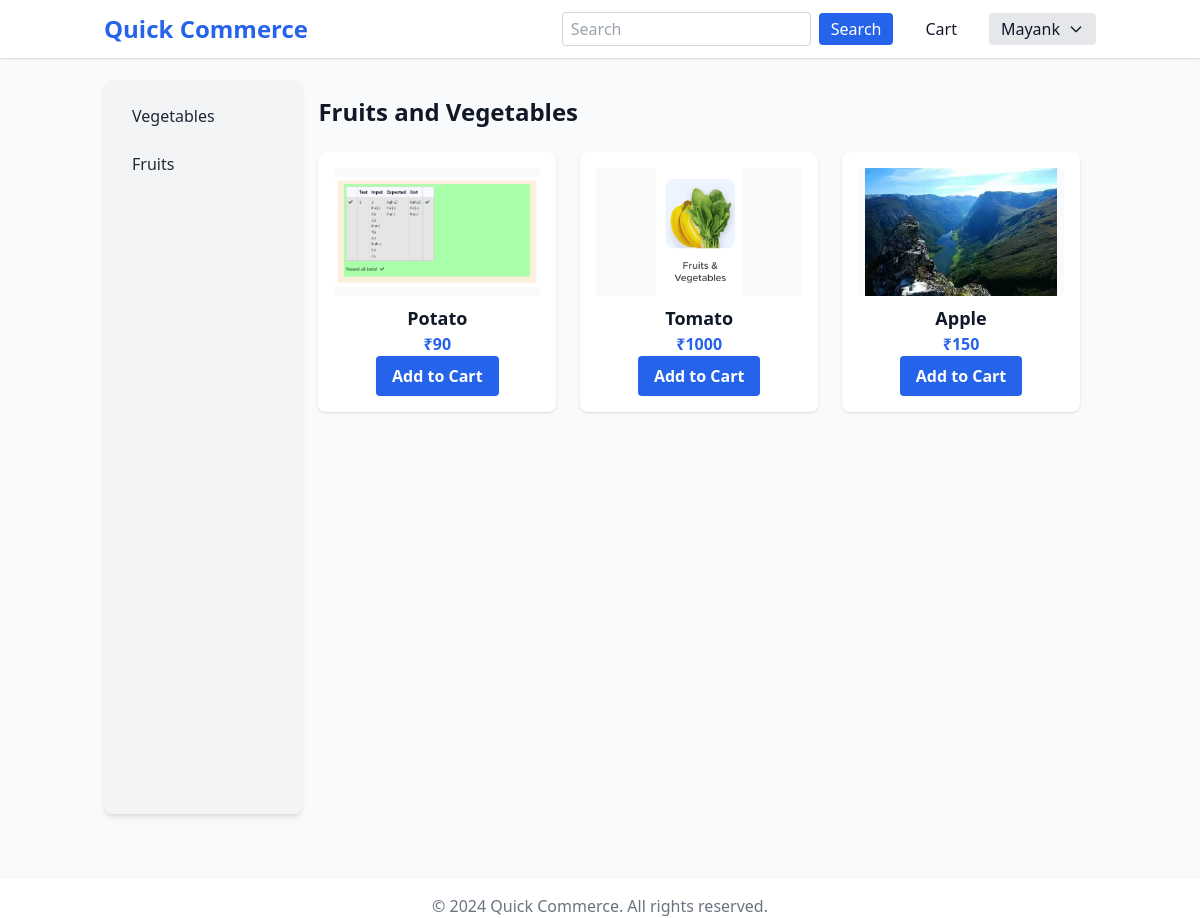
Screenshot of /products/category/1/ (signed in) with the database file from the repository.
### products/models.py (models this page shows, shortened)
class Product_subcategory(models.Model):
    category = models.ForeignKey(Product_category,on_delete=models.CASCADE)
    title = models.CharField(max_length=256)

class Product_category(models.Model):
    title = models.CharField(max_length=256)
    image = models.ImageField(upload_to="category_images",null=True)

class Product(models.Model):
    subcategory = models.ForeignKey(Product_subcategory, on_delete=models.SET_DEFAULT, default=get_default_subcategory)
    title = models.CharField(max_length=1000)
    desc = models.TextField()
    price = models.IntegerField()
    image = models.ImageField(upload_to="product_images",null=True)

### seller/models.py (models this page shows, shortened)
class Inventory(models.Model):
    dark_store = models.ForeignKey(Dark_Store,on_delete=models.CASCADE)
    product = models.ForeignKey(Product, on_delete=models.CASCADE)
    stock = models.IntegerField()

### products/views.py (the view)
# urls.py: path("category/<int:categoryid>/",views.category_products,name="category_page"),
def category_products(request,categoryid):
    print(request.user.is_anonymous)
    darkstore = Dark_Store.objects.filter(pk = request.session.get('location')).first() if request.user.is_anonymous else Customer.objects.filter(user=request.user).first().dark_store
    subcategories = Product_subcategory.objects.filter(category__id = categoryid)
    products_list = []
    for subcategory in subcategories:
        inventories = Inventory.objects.filter(dark_store = darkstore,product__subcategory = subcategory)
        if inventories:
            products_list+=[[subcategory,inventories]]
    return render(request,"products/category.html",{"products_list":products_list})

### cart/templatetags/custom_tags.py (called while the page is built)
@register.simple_tag(takes_context=True)
def is_in_cart(context,productid):
    inst = Cart_Item.objects.filter(user = context['request'].user, product_id = productid).first()
    if inst:
        return inst
    else:
        return False

@register.simple_tag(takes_context=True)
def cart_count(context):
    inst = Cart_Item.objects.filter(user = context['request'].user)
    count = 0
    for item in inst:
        count += item.quantity  # Sum the quantity of each item
    return count

### templates/products/category.html (shortened to what this page needs)
{% extends "base.html" %}
{% block content %}
<div class="flex flex-col md:flex-row w-full">
    <aside class="md:w-1/5 w-full bg-gray-100 dark:bg-gray-800 p-4 sticky top-20 h-fit md:h-[80vh] rounded-lg shadow-md">
        <ul class="space-y-2">
            {% for subcategory,inventories in products_list %}
                <li class="">
                    <a href="#{{subcategory.id}}" class="block px-3 py-2 rounded-lg hover:bg-blue-100 dark:hover:bg-blue-900 transition-colors text-gray-800 dark:text-gray-100 font-medium">{{subcategory.title}}</a>
                </li>
            {% endfor %}
        </ul>
    </aside>
    <section class="md:w-4/5 w-full p-4">
        <h2 class="text-2xl font-bold mb-6" id="category-title">{{products_list.0.0.category.title}}</h2>
        <div class="grid grid-cols-1 sm:grid-cols-2 md:grid-cols-3 gap-6" id="product-list">
            {% for subcategory,inventories in products_list %}
                {% for inventory in inventories %}
                <div class="bg-white dark:bg-gray-900 rounded-lg shadow p-4 flex flex-col items-center">
                    <a href="{% url 'product_page' inventory.product.id %}" class="w-full flex flex-col items-center">
                        <img src="{{inventory.product.image.url}}" alt="{{inventory.product.title}}" class="w-full h-32 object-contain rounded mb-2 bg-gray-50 dark:bg-gray-800" />
                        <p class="font-semibold text-lg text-center">{{inventory.product.title}}</p>
                        <p class="text-blue-600 dark:text-blue-400 font-bold">₹{{inventory.product.price}}</p>
                    </a>
                    {% with product=inventory.product %}
                        {% include "components/add_to_cart_button.html" %}
                    {% endwith %}
                </div>
                {% endfor %}
            {% endfor %}
        </div>
    </section>
</div>
{% endblock %}

### templates/base.html (shortened to what this page needs)
{% load custom_tags %}
<!DOCTYPE html>
<html lang="en" x-data="{ darkMode: localStorage.getItem('darkMode') === 'true', mobileMenu: false }" x-init="$watch('darkMode', val => localStorage.setItem('darkMode', val))" :class="{ 'dark': darkMode }">
<head>
    <script src="https://cdn.tailwindcss.com"></script>
</head>
<body class="bg-gray-50 dark:bg-gray-900 text-gray-900 dark:text-gray-100 min-h-screen flex flex-col">
    <nav class="bg-white dark:bg-gray-800 shadow fixed top-0 left-0 w-full z-50">
        <div class="container mx-auto px-4 py-3 flex justify-between items-center">
            <a href="/" class="text-2xl font-bold text-blue-600 dark:text-blue-400">Quick Commerce</a>
            <div class="hidden md:flex items-center gap-4">
                <form class="flex items-center" role="search" method="GET" action="{% url 'search' %}">
                    <input class="rounded px-2 py-1 border border-gray-300 dark:bg-gray-700 dark:text-gray-100" type="search" placeholder="Search" aria-label="Search" name="searchvalue">
                    <button class="ml-2 px-3 py-1 bg-blue-600 text-white rounded hover:bg-blue-700 transition" type="submit">Search</button>
                </form>
                {% if user.is_authenticated %}
                    {% cart_count as count %}
                {% endif %}
                <div class="relative flex flex-col items-center ml-4">
                    <a href="/cart/" class="hover:text-blue-500 dark:hover:text-blue-300 relative">
                        Cart
                    </a>
                </div>
                {% if user.is_authenticated %}
                <div class="relative group ml-4" x-data="{ open: false }">
                    <button @click="open = !open" class="px-3 py-1 bg-gray-200 dark:bg-gray-700 rounded flex items-center gap-2 focus:outline-none">
                        <span>{{ user.username }}</span>
                        <svg class="w-4 h-4" fill="none" stroke="currentColor" viewBox="0 0 24 24"><path stroke-linecap="round" stroke-linejoin="round" stroke-width="2" d="M19 9l-7 7-7-7"/></svg>
                    </button>
                </div>
                {% else %}
                <a class="ml-2 px-3 py-1 bg-green-600 text-white rounded hover:bg-green-700 transition" href="{% url 'account_login' %}">Login</a>
                <a class="ml-2 px-3 py-1 bg-yellow-400 text-black rounded hover:bg-yellow-500 transition" href="{% url 'account_signup' %}">Register</a>
                {% endif %}
            </div>
        </div>
                {% if user.is_authenticated %}
                    {% cart_count as count %}
                {% endif %}
    </nav>
    <main class="flex-1 container mx-auto px-4 py-8 pt-20">
        {% block content %}{% endblock %}
    </main>
    <footer class="bg-white dark:bg-gray-800 shadow mt-8">
        <div class="container mx-auto px-4 py-4 text-center text-gray-500 dark:text-gray-400">
            &copy; {{ year|default:2024 }} Quick Commerce. All rights reserved.
        </div>
    </footer>
</body>
</html>

### templates/components/add_to_cart_button.html
{% load custom_tags %}
{% if user.is_authenticated %}
    {% is_in_cart product.id as cart %}
    {% if cart %}
    <div class="flex items-center space-x-1">
        <a href="{% url 'remove_from_cart' product.id %}" class="inline-block bg-yellow-400 hover:bg-yellow-500 text-black font-semibold px-3 py-1 rounded-l transition">-</a>
        <input type="number" value="{{cart.quantity}}" class="w-12 text-center border border-gray-300 dark:bg-gray-800 dark:text-gray-100" disabled>
        <a href="{% url 'add_to_cart' product.id %}" onclick="saveScrollPosition()" class="inline-block bg-yellow-400 hover:bg-yellow-500 text-black font-semibold px-3 py-1 rounded-r transition">+</a>
    </div>
    {% else %}
        <a href="{% url 'add_to_cart' product.id %}" onclick="saveScrollPosition()" class="inline-block bg-blue-600 hover:bg-blue-700 text-white font-semibold px-4 py-2 rounded transition">Add to Cart</a>
    {% endif %}
{% else %}
<a href="{% url 'account_signup' %}" class="inline-block bg-yellow-400 hover:bg-yellow-500 text-black font-semibold px-4 py-2 rounded transition">Add to Cart</a>
{% endif %}

### rows the page displays
Product_subcategory: title "Vegetables", category.title "Fruits and Vegetables"
Product_subcategory: title "Fruits"
Inventory: product.image (picture), product "Potato", product.price "90"
Inventory: product.image (picture), product "Tomato", product.price "1000"
Inventory: product.image (picture), product "Apple", product.price "150"

### other values shown
{{ user.username }} "Mayank"
{{ year|default:2024 }} "2024"
